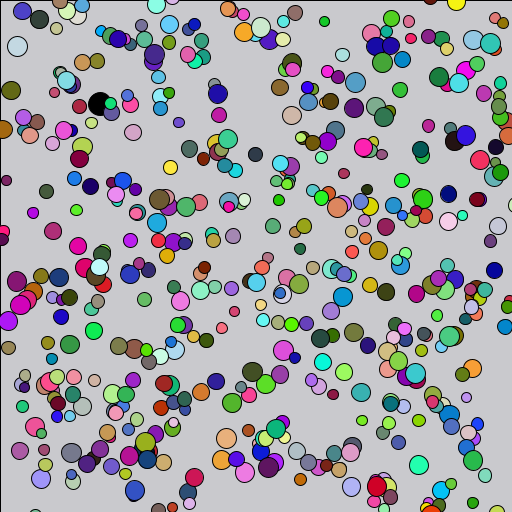
Frame 1 (no input)
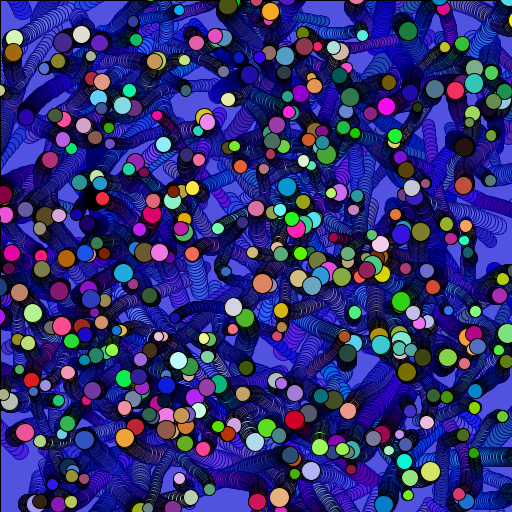
Frame 60 (the mouse pressed at the canvas centre just before this capture)
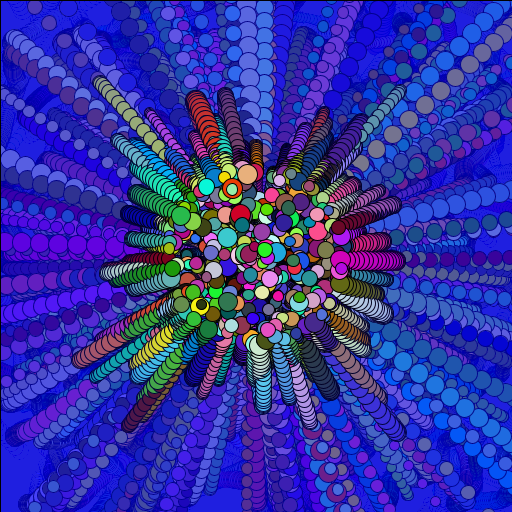
Frame 120 (the mouse held since frame 60 and released just before this capture)

The Processing sketch that drew these frames (run headless with seeded random() and noise(); from frame 60 on, the mouse is pressed at the canvas centre):

// Processing sketch: processing_146370
// ── processing_146370.pde

Ball myPersonalBall;
Ball[] balls = new Ball[500];

void setup() {
  size(512, 512);
  myPersonalBall = new Ball(100, 100, 0, 4, 23, 0, 0, 0);
  println(myPersonalBall.size);
  for(int i = 0; i < balls.length; i++)
    balls[i] = new Ball(random(width), random(height), random(-5, 5), random(-5, 5), random(10, 20), random(255), random(255), random(255));
}
void draw(){
  fill(0,0,255,4);
  rect(0,0,width,height);
  myPersonalBall.update();
  myPersonalBall.display();
  for(int i = 0; i < balls.length; i++) {
    balls[i].update();
    balls[i].display();
  }
}

class Ball {
  PVector position;
  PVector velocity;
  PVector Bcolor;
  float size;
  
  Ball(float x, float y, float xv, float yv, float s, float r, float g, float b) {
    position = new PVector(x, y);
    velocity = new PVector(xv, yv);
    Bcolor = new PVector(r,g,b);
    size = s;
  }
  
  void update() {
    position.x += velocity.x;
    position.y += velocity.y;
    velocity.x /= 1.05;
    velocity.y /= 1.05;
    if(mousePressed) {
      velocity.x += (mouseX-position.x)*0.00003*dist(position.x, position.y, mouseX, mouseY);
      velocity.y += (mouseY-position.y)*0.00003*dist(position.x, position.y, mouseX, mouseY);
    }
    else {
      velocity.x += random(-.2,.2);
      velocity.y += random(-.2,.2);
    }
  }
  
  void display() {
    fill (Bcolor.x, Bcolor.y, Bcolor.z);
    ellipse(position.x, position.y, size, size);
  }
}
